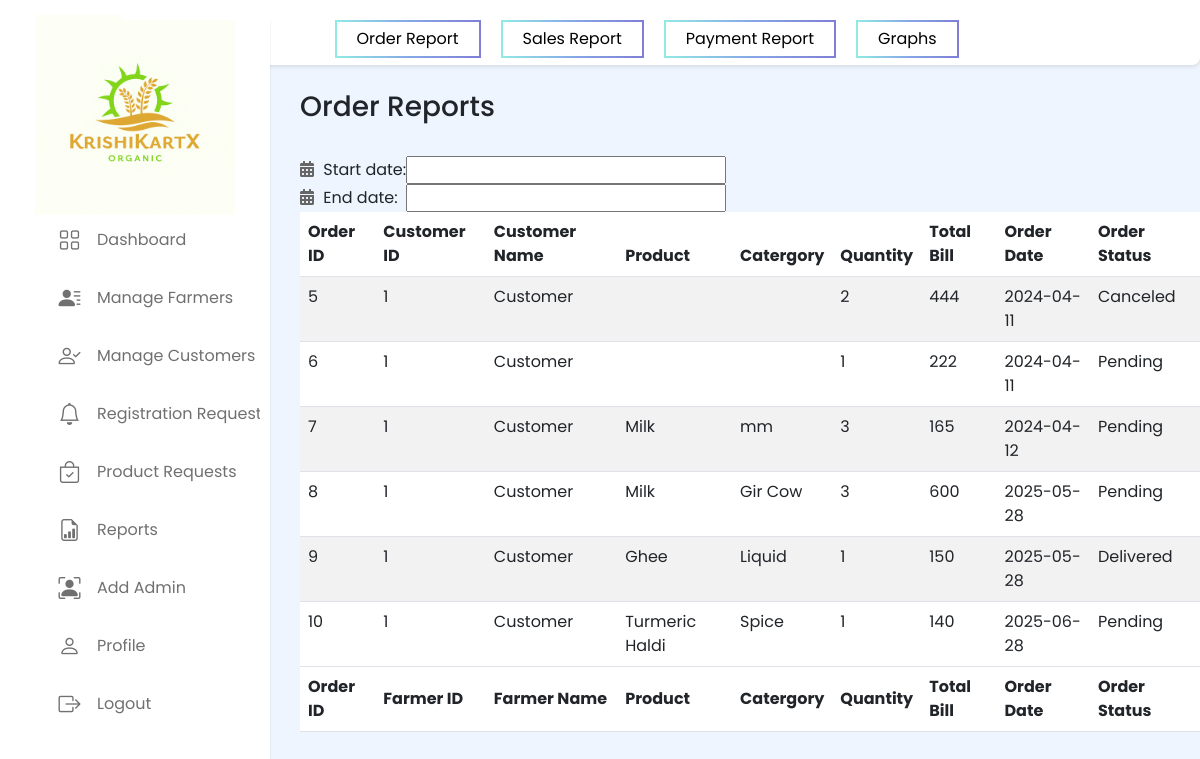
The app's page /Admin/orderReport.php (signed in) with its own data.
### tables this page shows
CREATE TABLE `order` (
  `OrderId` int(10) NOT NULL,
  `ProductId` int(10) NOT NULL,
  `FarmerId` int(10) NOT NULL,
  `CustomerId` int(10) NOT NULL,
  `DeliveryAddress` varchar(30) NOT NULL,
  `MobNo` bigint(10) NOT NULL,
  `Quantity` int(10) NOT NULL,
  `TotalBill` int(10) NOT NULL,
  `OrderDate` date NOT NULL,
  `PaymentStatus` varchar(20) NOT NULL,
  `PaymentMethod` varchar(20) NOT NULL,
  `OrderStatus` varchar(20) NOT NULL
);

CREATE TABLE `customer` (
  `CustomerId` int(11) NOT NULL,
  `CustomerName` varchar(20) NOT NULL,
  `CustomerEmail` varchar(20) NOT NULL,
  `CustomerMobile` bigint(10) NOT NULL,
  `CustomerAddress` varchar(30) NOT NULL,
  `CustomerPass` varchar(20) NOT NULL
);

CREATE TABLE `product` (
  `ProductId` int(10) NOT NULL,
  `ProductName` varchar(20) NOT NULL,
  `ProductCategory` varchar(20) NOT NULL,
  `ProductDesc` text NOT NULL,
  `ProductPrice` int(10) NOT NULL,
  `ProductStock` int(10) NOT NULL,
  `ProductImg` longblob NOT NULL,
  `FarmerId` int(10) NOT NULL,
  `ProductStatus` varchar(20) NOT NULL
);

### Admin/orderReport.php (the view, shortened to what this page needs)
<?php
include("../conn.php");
  ?>
<!DOCTYPE html>
<html lang="en">
<head>
<link rel="stylesheet" href="https://cdnjs.cloudflare.com/ajax/libs/twitter-bootstrap/5.3.0/css/bootstrap.min.css">
<link rel="stylesheet" href="https://cdn.datatables.net/2.0.3/css/dataTables.bootstrap5.css">
<link rel="stylesheet" href="https://cdn.datatables.net/buttons/3.0.1/css/buttons.bootstrap5.css">
<link rel="stylesheet" href="https://cdn.datatables.net/datetime/1.5.2/css/dataTables.dateTime.min.css">
<link rel="stylesheet" href="https://cdnjs.cloudflare.com/ajax/libs/font-awesome/5.15.4/css/all.min.css">
</head>
<body>
<?php include_once "adminSidebar.php";
  include_once "adminReportNav.php";  ?>
<div style="
    margin-left: 300px;
    margin-top: 25px;
">
<h3>Order Reports</h3><br>
    <table border="0" cellspacing="5" cellpadding="5">
    <tbody>
    <tr>
      <td><i class="icon fas fa-calendar-alt"></i> Start date:</td>
      <td><input type="text" id="min" name="min" fdprocessedid="6chvze"></td>
    </tr>
    <tr>
      <td><i class="icon fas fa-calendar-alt"></i> End date:</td>
      <td><input type="text" id="max" name="max" fdprocessedid="gp9n4e"></td>
    </tr>
  </tbody></table>
    <table id="example" class="table table-striped" style="width:100%" >
        <thead>
            <tr>
                <th>Order ID</th>
                <th>Customer ID </th>
                <th>Customer Name</th>
                <th>Product</th>
                <th>Catergory</th>
                <th>Quantity</th>
                <th>Total Bill</th>
                <th>Order Date</th>
                <th>Order Status</th>
            </tr>
        </thead>
        <tbody>
        <?php $result = $conn->query("SELECT * FROM `order` ");
 if($result){
  while($row = $result->fetch_assoc()){
    $OrderId=$row['OrderId'];
    $ProductId=$row['ProductId'];
    $CustomerId=$row['CustomerId'];
    $Quantity=$row['Quantity'];
    $TotalBill=$row['TotalBill'];
    $OrderDate=$row['OrderDate'];
    $OrderStatus=$row['OrderStatus'];
    $result1 = $conn->query("SELECT * FROM customer WHERE CustomerId='$CustomerId'");
 if($result1){
  while($row1 = $result1->fetch_assoc()){
    $CustomerName=$row1['CustomerName'];
  }}
  $result1 = $conn->query("SELECT * FROM product WHERE ProductId='$ProductId'");
  if($result1){
   while($row1 = $result1->fetch_assoc()){
     $ProductName=$row1['ProductName'];
     $ProductCat=$row1['ProductCategory'];
  }}
    ?>
            <tr>
                <td><?php echo $OrderId;?></td>
                <td><?php echo $CustomerId;?></td>
                <td><?php echo $CustomerName;?></td>
                <td><?php echo $ProductName;?></td>
                <td><?php echo $ProductCat;?></td>
                <td><?php echo $Quantity;?></td>
                <td><?php echo $TotalBill;?></td>
                <td><?php echo $OrderDate;?></td>
                <td><?php echo $OrderStatus;?></td>
            </tr>
            <?php }}?>
        </tbody>
        <tfoot>
            <tr>
            <th>Order ID</th>
                <th>Farmer ID </th>
                <th>Farmer Name</th>
                <th>Product</th>
                <th>Catergory</th>
                <th>Quantity</th>
                <th>Total Bill</th>
                <th>Order Date</th>
                <th>Order Status</th>
            </tr>
        </tfoot>
    </table>
</div>
</body>
</html>

### Admin/adminSidebar.php (shortened to what this page needs)
<?php
echo '
<nav class="sidebar locked">
    <div class="logo_items flex">
        <img style="height: 55%; width: 200px; margin: auto;" src="images/KrishiKartX.png" alt="logo_img" />
    </div>
    <div class="menu_container">
        <div class="menu_items">
            <ul class="menu_item">
                <li class="item">
                    <a href="index.php" class="link flex">
                        <i class="bi bi-grid"></i>
                        <span>Dashboard</span>
                    </a>
                </li>
                <li class="item">
                    <a href="ManageFarmers.php" class="link flex">
                        <i class="bi bi-person-lines-fill"></i>
                        <span>Manage Farmers</span>
                    </a>
                </li>
                <li class="item">
                    <a href="ManageCustomer.php" class="link flex">
                        <i class="bi bi-person-check"></i>
                        <span>Manage Customers</span>
                    </a>
                </li>
                <li class="item">
                    <a href="RegRequests.php" class="link flex">
                        <i class="bi bi-bell"></i>
                        <span>Registration Requests</span>
                    </a>
                </li>
                <li class="item">
                    <a href="ProductRequest.php" class="link flex">
                        <i class="bi bi-bag-check"></i>
                        <span>Product Requests</span>
                    </a>
                </li>
                <li class="item">
                    <a href="orderReport.php" class="link flex">
                        <i class="bi bi-file-earmark-bar-graph"></i>
                        <span>Reports</span>
                    </a>
                </li>
               <li class="item">
                    <a href="AddAdmin.php" class="link flex">
                        <i class="bi bi-person-bounding-box"></i>
                        <span>Add Admin</span>
                    </a>
                </li>
                <li class="item">
                    <a href="AdminProfile.php" class="link flex">
                        <i class="bi bi-person"></i>
                        <span>Profile</span>
                    </a>
                </li>
                <li class="item">
                    <a href="../logout.php" class="link flex">
                        <i class="bi bi-box-arrow-right"></i>
                        <span>Logout</span>
                    </a>
                </li>
            </ul>
        </div>
    </div>
</nav>
<nav class="navbar flex">
</nav>
';
?>

### Admin/adminReportNav.php
<?php
echo'
<style>
.navbar2 {
    width: 100%;
   height: 50px;
    margin-top: 15px;
    margin-bottom: 20px; /* Adjust as needed based on your existing navbar height */
    background: #fff;
   padding: 5px;
    border-radius: 0 0 8px 8px;
    box-shadow: 0 2px 4px rgba(0, 0, 0, 0.1);
    justify-content: center;
}
.nav-links {
    list-style-type: none;
    text-align: center;
    margin-left: 25%;
    display: flex;
}
.nav-links li {
    margin-right: 20px;
}
/* Style for button property */
.button {
    display: inline-block;
    padding: 5px 20px;
    text-decoration: none;
    color: Black;
    transition: background-color 0.3s ease;
    border: 2px solid;
    border-image: linear-gradient(to right, #91EAE4, #86A8E7, #7F7FD5) 1;
    /* Ensure the border image slices evenly */
    border-image-slice: 1;
    /* Set border radius */
    border-radius: 10px; /* Adjust the value as needed */
    /* Set border color */
    border-color: #333;
    cursor: pointer;
}
.button:hover {
  color: #7F7FD5;
}
</style>
<div class="navbar2">
<ul class="nav-links">
    <li><a href="orderReport.php" class="button">Order Report</a></li>
    <li><a href="salesReport.php" class="button">Sales Report</a></li>
    <li><a href="paymentReport.php" class="button">Payment Report</a></li>
    <li><a href="graphReport.php" class="button">Graphs</a></li>
</ul>
</div>';
?>

### Admin/orderReport.php (style rules this page uses)
.icon { color: #666; margin-right: 5px; }

### Admin/adminSidebar.php (style rules this page uses)
* { margin: 0; padding: 0; box-sizing: border-box; font-family: "Poppins", sans-serif; }
body { min-height: 100vh; background: #eef5fe; }
.flex { display: flex; align-items: center; }
.sidebar { position: fixed; top: 0; left: 0; height: 100%; width: 270px; background: #fff; padding: 15px 10px; box-shadow: 0 0 2px rgba(0, 0, 0, 0.1); transition: all 0.4s ease; }
.logo_items { gap: 8px; }
.menu_container { display: flex; flex-direction: column; justify-content: space-between; overflow-y: auto; height: calc(100% - 82px); }
.item { list-style: none; }
.link { text-decoration: none; border-radius: 8px; margin-bottom: 8px; color: #707070; }
.link span { white-space: nowrap; }
.link i { height: 50px; min-width: 55px; display: flex; font-size: 22px; align-items: center; justify-content: center; border-radius: 4px; }
.navbar { width: 100%; position: fixed; top: 0; left: 60%; transform: translateX(-50%); background: #fff; padding: 10px 20px; border-radius: 0 0 8px 8px; justify-content: space-between; }

### Admin/adminReportNav.php (style rules this page uses)
.navbar2 { width: 100%; height: 50px; margin-top: 15px; margin-bottom: 20px; background: #fff; padding: 5px; border-radius: 0 0 8px 8px; box-shadow: 0 2px 4px rgba(0, 0, 0, 0.1); justify-content: center; }
.nav-links { list-style-type: none; text-align: center; margin-left: 25%; display: flex; }
.nav-links li { margin-right: 20px; }
.button { display: inline-block; padding: 5px 20px; text-decoration: none; color: Black; transition: background-color 0.3s ease; border: 2px solid; border-image: linear-gradient(to right, #91EAE4, #86A8E7, #7F7FD5) 1; border-image-slice: 1; border-radius: 10px; border-color: #333; cursor: pointer; }

### records on screen
order: OrderId "5", CustomerId "1", CustomerId.CustomerName "Customer", Quantity "2", TotalBill "444", OrderDate "2024-04-11", OrderStatus "Canceled"
order: OrderId "6", CustomerId "1", CustomerId.CustomerName "Customer", Quantity "1", TotalBill "222", OrderDate "2024-04-11", OrderStatus "Pending"
order: OrderId "7", CustomerId "1", CustomerId.CustomerName "Customer", ProductId.ProductName "Milk", ProductId.ProductCategory "mm", Quantity "3", TotalBill "165", OrderDate "2024-04-12", OrderStatus "Pending"
order: OrderId "8", CustomerId "1", CustomerId.CustomerName "Customer", ProductId.ProductName "Milk", ProductId.ProductCategory "Gir Cow", Quantity "3", TotalBill "600", OrderDate "2025-05-28", OrderStatus "Pending"
order: OrderId "9", CustomerId "1", CustomerId.CustomerName "Customer", ProductId.ProductName "Ghee", ProductId.ProductCategory "Liquid", Quantity "1", TotalBill "150", OrderDate "2025-05-28", OrderStatus "Delivered"
order: OrderId "10", CustomerId "1", CustomerId.CustomerName "Customer", ProductId.ProductName "Turmeric Haldi", ProductId.ProductCategory "Spice", Quantity "1", TotalBill "140", OrderDate "2025-06-28", OrderStatus "Pending"
